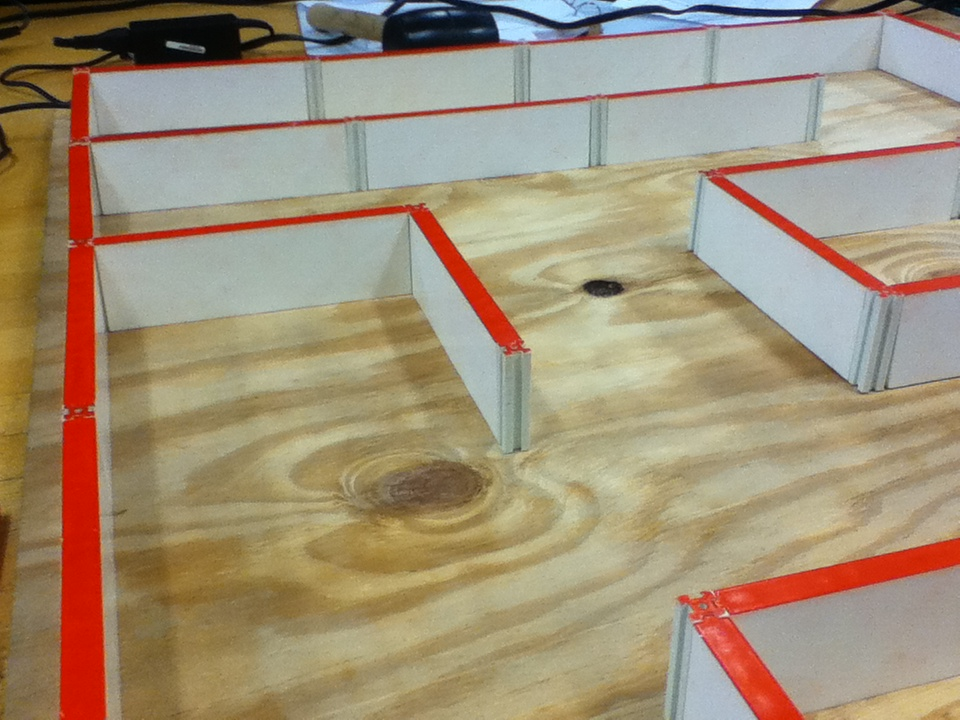
#> input picture data/m7/IMG_0290.JPG, 960 x 720 px
$ python correlation.py   (older library calls are emulated)
#> lines starting #> are read from the running program, lines starting #| are printed output that depends on the picture
#> in match, img is the input picture: shape (720, 960, 3); mean B, G, R 119.6, 144.7, 161
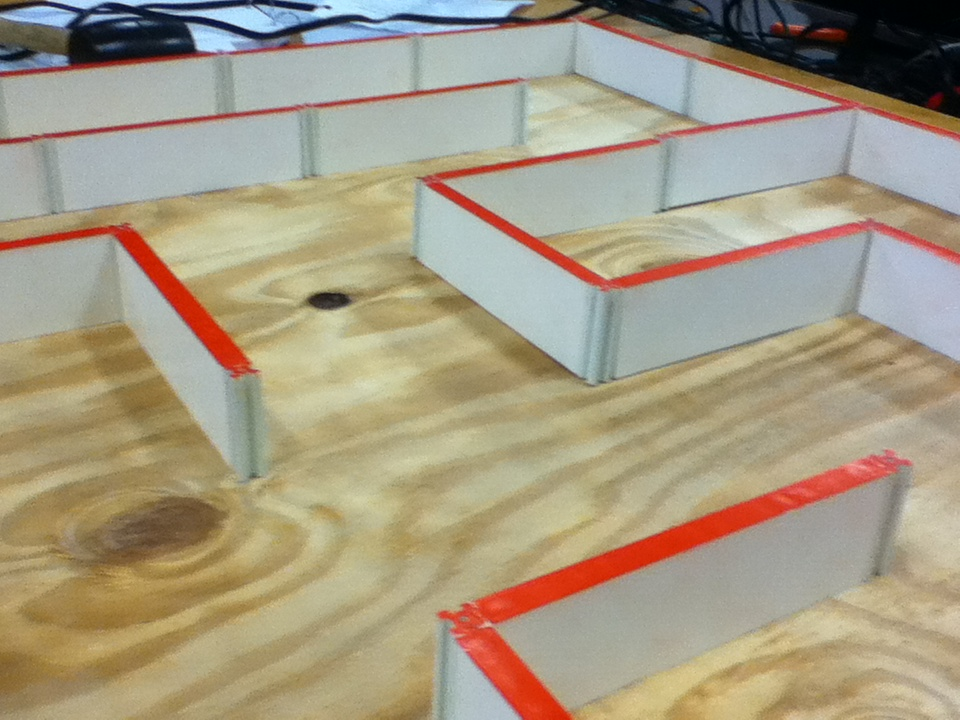
#> input picture data/m7/IMG_0292.JPG, 960 x 720 px
#> in match, temp is the input picture: shape (720, 960, 3); mean B, G, R 131.4, 154.8, 166.1
import cv2
import numpy as np
import itertools
import sys


def findKeyPoints(img, template, distance=200):
    # Generate feature detection and description objects
#> called with distance = 200
    detector = cv2.FeatureDetector_create("SIFT")
    descriptor = cv2.DescriptorExtractor_create("SIFT")

    skp = detector.detect(img)
#> skp = 1421 keypoints; strongest (x, y, size): (601, 287, 16.3), (170, 44, 5.6), (508, 28, 14.9), (442, 13, 3.9)
    skp, sd = descriptor.compute(img, skp)

    tkp = detector.detect(template)
#> tkp = 874 keypoints; strongest (x, y, size): (328, 7, 3.1), (93, 18, 6.1), (87, 45, 33.3), (320, 13, 7.5)
    tkp, td = descriptor.compute(template, tkp)

    flann_params = dict(algorithm=1, trees=4)
    flann = cv2.flann_Index(sd, flann_params)
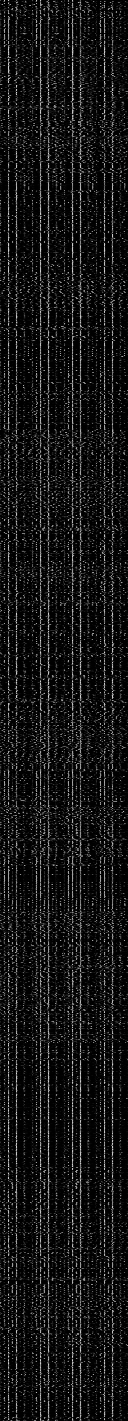
#> sd: shape (1421, 128) float32; min 0, max 215, mean 21.3
    idx, dist = flann.knnSearch(td, 1, params={})
#> idx = 874 values, max 1417 at index 219, min 0 at index 0, mean 821.9; dist = 874 values, max 183211 at index 797, min 449 at index 108, mean 41438.4
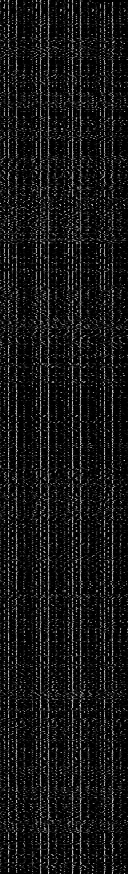
#> td: shape (874, 128) float32; min 0, max 222, mean 21.5
    del flann

    dist = dist[:, 0]/2500.0
#> dist = 874 values, max 73.28 at index 797, min 0.18 at index 108, mean 16.58
    dist = dist.reshape(-1,).tolist()
    idx = idx.reshape(-1).tolist()
    indices = range(len(dist))
#> (the run stopped early here; a loop or call above may not have finished)
